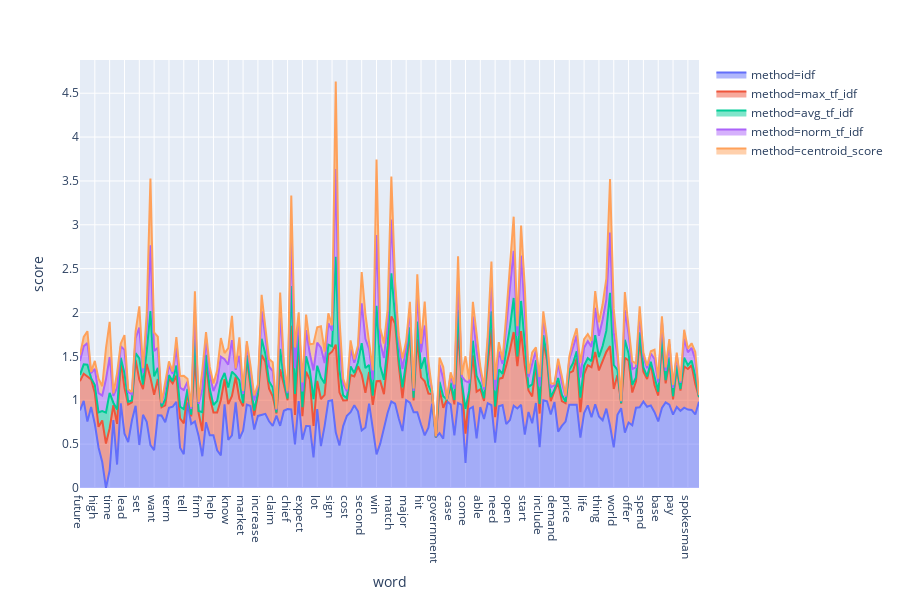

Notebook code cell kept with this figure:
### Code cell
fig = px.area(df, x="word", y="score", color="method", line_group="method",)
fig.show()

### Figure 1 — Plotly figure (JSON) as saved in the notebook; plotly's stock layout.template omitted (floating-point values rounded to 4 significant figures; data arrays with more than 128 entries replaced by an {"elided": "..."} marker saying what was removed)
{"data": [{"hoverlabel": {"namelength": 0}, "hovertemplate": "method=idf<br>word=%{x}<br>score=%{y}", "legendgroup": "method=idf", "line": {"color": "#636efa"}, "mode": "lines", "name": "method=idf", "orientation": "v", "showlegend": true, "stackgroup": "1", "type": "scatter", "x": {"elided": "168 str values"}, "xaxis": "x", "y": {"elided": "168 float values"}, "yaxis": "y"}, {"hoverlabel": {"namelength": 0}, "hovertemplate": "method=max_tf_idf<br>word=%{x}<br>score=%{y}", "legendgroup": "method=max_tf_idf", "line": {"color": "#EF553B"}, "mode": "lines", "name": "method=max_tf_idf", "orientation": "v", "showlegend": true, "stackgroup": "1", "type": "scatter", "x": {"elided": "168 str values"}, "xaxis": "x", "y": {"elided": "168 float values"}, "yaxis": "y"}, {"hoverlabel": {"namelength": 0}, "hovertemplate": "method=avg_tf_idf<br>word=%{x}<br>score=%{y}", "legendgroup": "method=avg_tf_idf", "line": {"color": "#00cc96"}, "mode": "lines", "name": "method=avg_tf_idf", "orientation": "v", "showlegend": true, "stackgroup": "1", "type": "scatter", "x": {"elided": "168 str values"}, "xaxis": "x", "y": {"elided": "168 float values"}, "yaxis": "y"}, {"hoverlabel": {"namelength": 0}, "hovertemplate": "method=norm_tf_idf<br>word=%{x}<br>score=%{y}", "legendgroup": "method=norm_tf_idf", "line": {"color": "#ab63fa"}, "mode": "lines", "name": "method=norm_tf_idf", "orientation": "v", "showlegend": true, "stackgroup": "1", "type": "scatter", "x": {"elided": "168 str values"}, "xaxis": "x", "y": {"elided": "168 float values"}, "yaxis": "y"}, {"hoverlabel": {"namelength": 0}, "hovertemplate": "method=centroid_score<br>word=%{x}<br>score=%{y}", "legendgroup": "method=centroid_score", "line": {"color": "#FFA15A"}, "mode": "lines", "name": "method=centroid_score", "orientation": "v", "showlegend": true, "stackgroup": "1", "type": "scatter", "x": {"elided": "168 str values"}, "xaxis": "x", "y": {"elided": "168 float values"}, "yaxis": "y"}], "layout": {"height": 600, "legend": {"tracegroupgap": 0}, "margin": {"t": 60}, "xaxis": {"anchor": "y", "domain": [0, 1], "title": {"text": "word"}}, "yaxis": {"anchor": "x", "domain": [0, 1], "title": {"text": "score"}}}}
